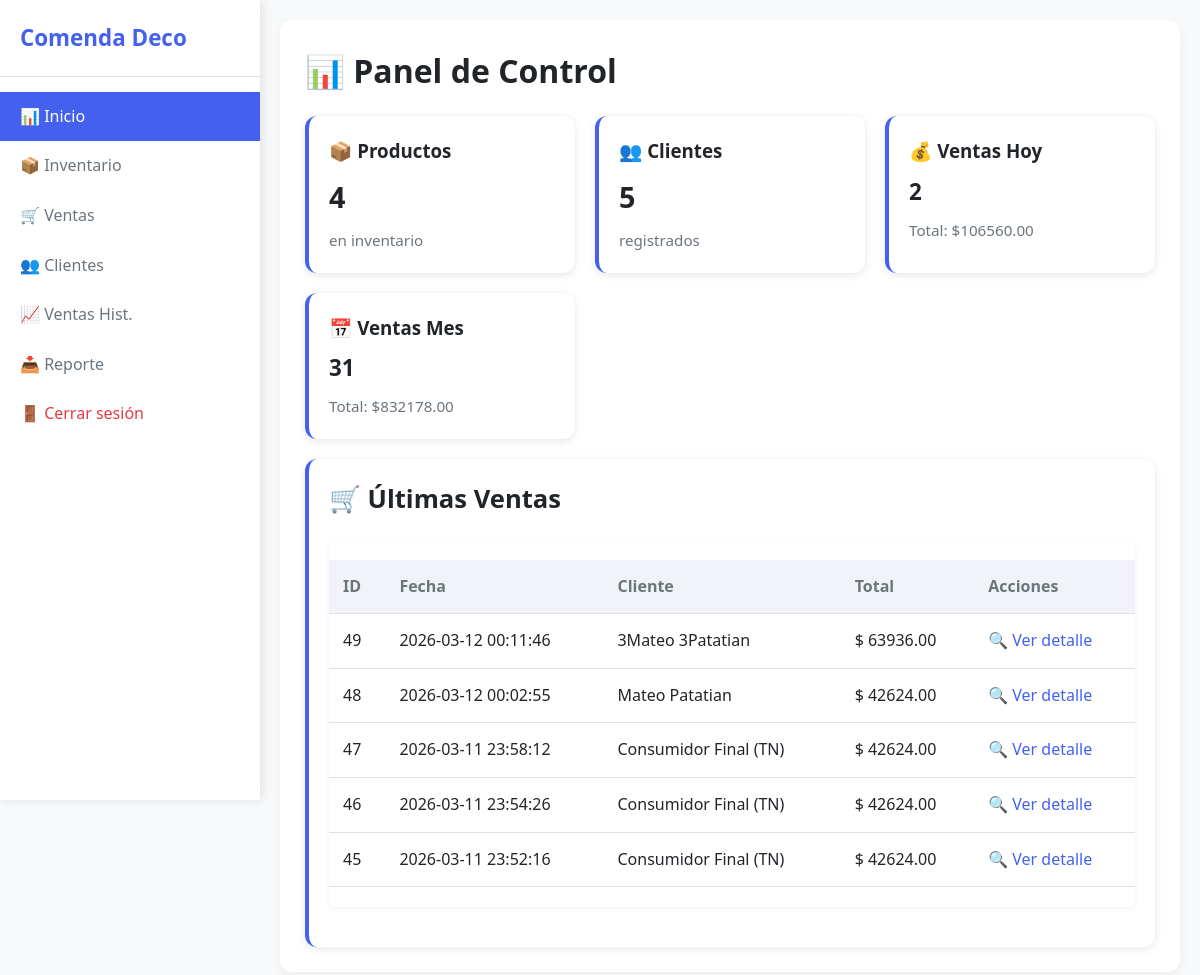
/ (signed in), run on the app's committed database.
### tables this page shows
CREATE TABLE ventas (
                id INTEGER PRIMARY KEY AUTOINCREMENT,
                fecha TEXT NOT NULL,
                cliente_id INTEGER NOT NULL,
                total REAL NOT NULL,
                metodo_pago TEXT,
                cuotas INTEGER
            , order_id TEXT);

CREATE TABLE clientes (
                    id INTEGER PRIMARY KEY AUTOINCREMENT,
                    nombre TEXT NOT NULL,
                    telefono TEXT, cuit TEXT, dni TEXT, email TEXT, tipo INTEGER DEFAULT 0);

### routes/main.py (the view)
@main_bp.route('/')
@login_required
def index():
    data = get_dashboard_data()
    return render_template('index.html', **data)

### models.py (called while the page is built)
def get_conn():
    conn = sqlite3.connect(DB_PATH)
    conn.row_factory = sqlite3.Row
    return conn

### routes/__init__.py (called while the page is built)
def login_required(f):
    @wraps(f)
    def decorated_function(*args, **kwargs):
        if 'user_id' not in session:
            return redirect(url_for('auth.login'))
        return f(*args, **kwargs)
    return decorated_function

### templates/index.html (shortened to what this page needs)
<!DOCTYPE html>
<html lang="es">
<head>
  <link rel="stylesheet" href="{{ url_for('static', filename='style.css') }}">
</head>
<body>
  <div class="layout">
    <div class="sidebar">
      <h2><span>Comenda Deco</span></h2>
      <a href="/" class="active"><span>📊 Inicio</span></a>
      <a href="/inventario"><span>📦 Inventario</span></a>
      <a href="/ventas"><span>🛒 Ventas</span></a>
      <a href="/clientes"><span>👥 Clientes</span></a>
      <a href="/ventas_historial"><span>📈 Ventas Hist.</span></a>
      <a href="/reporte/excel"><span>📥 Reporte</span></a>
      <a href="/logout" style="margin-top: auto; color: #e63946;"><span>🚪 Cerrar sesión</span></a>
    </div>
    <div class="main-content">
      <main>
        <h1>📊 Panel de Control</h1>
        <div style="display: grid; grid-template-columns: repeat(auto-fit, minmax(240px, 1fr)); gap: 20px; margin: 20px 0;">
          <div class="card">
            <h3><a href="/inventario" style="text-decoration: none; color: inherit;">📦 Productos</a></h3>
            <p style="font-size: 1.8rem; font-weight: bold; margin: 8px 0;">{{ total_productos }}</p>
            <p style="color: #6c757d; font-size: 0.95rem;">en inventario</p>
          </div>
          <div class="card">
            <h3><a href="/clientes" style="text-decoration: none; color: inherit;">👥 Clientes</a></h3>
            <p style="font-size: 1.8rem; font-weight: bold; margin: 8px 0;">{{ total_clientes }}</p>
            <p style="color: #6c757d; font-size: 0.95rem;">registrados</p>
          </div>
          <div class="card">
            <h3>💰 Ventas Hoy</h3>
            <p style="font-size: 1.4rem; font-weight: bold; margin: 8px 0;">{{ cantidad_ventas_hoy }}</p>
            <p style="color: #6c757d; font-size: 0.95rem;">Total: ${{ "%.2f"|format(total_ventas_hoy) }}</p>
          </div>
          <div class="card">
            <h3>📅 Ventas Mes</h3>
            <p style="font-size: 1.4rem; font-weight: bold; margin: 8px 0;">{{ cantidad_ventas_mes }}</p>
            <p style="color: #6c757d; font-size: 0.95rem;">Total: ${{ "%.2f"|format(total_ventas_mes) }}</p>
          </div>
        </div>
        <div class="card" style="margin-top: 20px;">
          <h2>🛒 Últimas Ventas</h2>
          {% if ultimas_ventas %}
            <div class="table-responsive">
              <table>
                <thead>
                  <tr>
                    <th>ID</th>
                    <th>Fecha</th>
                    <th>Cliente</th>
                    <th>Total</th>
                    <th>Acciones</th>
                  </tr>
                </thead>
                <tbody>
                  {% for v in ultimas_ventas %}
                    <tr>
                      <td data-label="ID">{{ v[0] }}</td>
                      <td data-label="Fecha">{{ v[1] }}</td>
                      <td data-label="Cliente">{{ v[2] }}</td>
                      <td data-label="Total">$ {{ "%.2f"|format(v[3]) }}</td>
                      <td data-label="Acciones">
                        <a href="/venta/{{ v[0] }}" style="color: #4361ee; text-decoration: none;">🔍 Ver detalle</a>
                      </td>
                    </tr>
                  {% endfor %}
                </tbody>
              </table>
            </div>
          {% else %}
            <p>No hay ventas registradas.</p>
          {% endif %}
        </div>
      </main>
    </div>
  </div>
</body>
</html>

### static/style.css (style rules this page uses)
:root { --primary: #4361ee; --primary-dark: #3a56d4; --success: #2ecc71; --danger: #e63946; --light: #f8f9fa; --dark: #212529; --gray: #6c757d; --border: #dee2e6; }
* { margin: 0; padding: 0; box-sizing: border-box; }
body { font-family: 'Segoe UI', Tahoma, Geneva, Verdana, sans-serif; background-color: var(--light); color: var(--dark); line-height: 1.6; }
main { background: white; border-radius: 12px; padding: 25px; box-shadow: 0 4px 12px rgba(0,0,0,0.05); }
h2 { margin-bottom: 20px; color: var(--dark); font-size: 1.6rem; }
table { width: 100%; border-collapse: collapse; margin: 20px 0; }
table th, table td { padding: 14px; text-align: left; border-bottom: 1px solid var(--border); }
table th { background: #f1f3f9; font-weight: 600; color: var(--gray); }
.card { background: white; padding: 20px; border-radius: 12px; box-shadow: 0 2px 8px rgba(0,0,0,0.1); border-left: 4px solid #4361ee; }
.layout { display: flex; min-height: 100vh; }
.sidebar { width: 260px; background: white; box-shadow: 2px 0 10px rgba(0,0,0,0.1); padding: 20px 0; position: fixed; top: 0; left: 0; height: 100vh; overflow-y: auto; z-index: 1000; transition: transform 0.3s ease; }
.sidebar h2 { padding: 0 20px 20px; font-size: 1.4rem; color: var(--primary); border-bottom: 1px solid var(--border); margin-bottom: 15px; }
.sidebar a { display: flex; align-items: center; padding: 12px 20px; text-decoration: none; color: var(--gray); transition: all 0.2s; }
.sidebar a:hover, .sidebar a.active { background: var(--primary); color: white; }
.main-content { flex: 1; margin-left: 260px; padding: 20px; }
.table-responsive { width: 100%; overflow-x: auto; -webkit-overflow-scrolling: touch; margin: 20px 0; border-radius: 8px; box-shadow: 0 2px 6px rgba(0,0,0,0.05); }
.table-responsive table { min-width: 600px; border-collapse: collapse; }

### data on the page
ventas: id "49", fecha "2026-03-12 00:11:46", nombre "3Mateo 3Patatian", total "63936.00"
ventas: id "48", fecha "2026-03-12 00:02:55", nombre "Mateo Patatian", total "42624.00"
ventas: id "47", fecha "2026-03-11 23:58:12", nombre "Consumidor Final (TN)", total "42624.00"
ventas: id "46", fecha "2026-03-11 23:54:26", nombre "Consumidor Final (TN)", total "42624.00"
ventas: id "45", fecha "2026-03-11 23:52:16", nombre "Consumidor Final (TN)", total "42624.00"

### other printed values
{{ total_productos }} "4"
{{ total_clientes }} "5"
{{ cantidad_ventas_hoy }} "2"
{{ "%.2f"|format(total_ventas_hoy) }} "106560.00"
{{ cantidad_ventas_mes }} "31"
{{ "%.2f"|format(total_ventas_mes) }} "832178.00"
